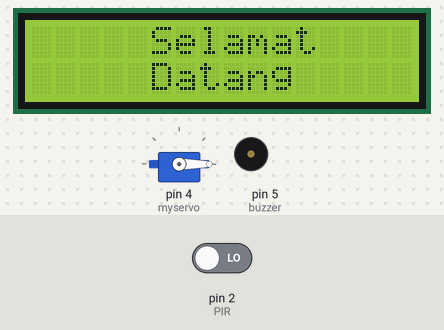
This sketch was run on a simulated Arduino Uno, built with avr-gcc and run on an emulated ATmega328P. Shown: servo, 16×2 character LCD, buzzer (waves = sounding). The inputs (shaded band) are chosen by the test bench; at power-on: pin 2 (PIR) LOW. What the sketch prints to the serial monitor is not drawn.

Above: at 4.2 s.
4.3 s: pin 2 (PIR) driven HIGH
At 8.2 s:
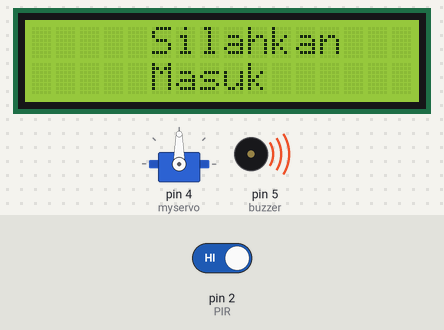
9.1 s: pin 2 (PIR) driven LOW
At 16.9 s:
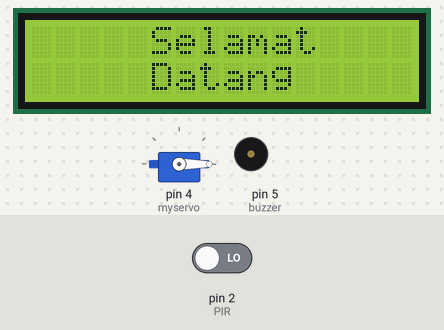
Timing chart, 0 to 18.4 s (numbered marks = the images above; inputs shaded):
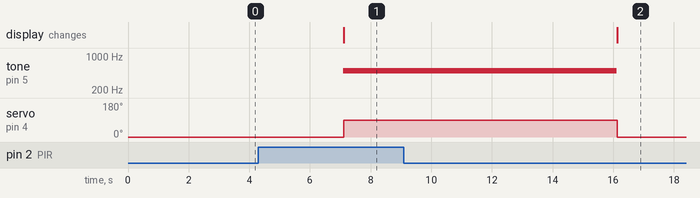

The sketch:

GateSystem-PIR.ino
```cpp
//library
#include <Wire.h>
#include <Adafruit_LiquidCrystal.h>
#include <Servo.h>

Adafruit_LiquidCrystal lcd(0);
Servo myservo;

//PIN
#define PIR 2 //PIR
#define buzzer 5// Buzzer

//var
int statusPIR = 0;

void setup()
{
  Serial.begin(9600);
  pinMode(PIR, INPUT);
  pinMode(buzzer, OUTPUT);
  myservo.attach(4);//servo
  myservo.write(0);

  // start lcd
  lcd.begin(16, 2);
  lcd.setCursor(5,0);
  lcd.print("Selamat");
  lcd.setCursor(5,1);
  lcd.print("Datang");
  delay(3000);
}

void loop()
{
  lcd.clear();
  lcd.setCursor(0,0);
  myservo.write(0);

  statusPIR = digitalRead(PIR);
  Serial.println(statusPIR);

  if (statusPIR > 0){
   tone(5, 500);
   Serial.println("Terdeteksi Pergerakan");
   myservo.write(90);
   lcd.setCursor(5,0);
   lcd.print("Silahkan");
   lcd.setCursor(5,1);
   lcd.print("Masuk");
   delay(5000);
  }
  else {
   noTone(5);
   Serial.println("Tidak ada Pergerakan");
   lcd.setCursor(5,0);
   lcd.print("Selamat");
   lcd.setCursor(5,1);
   lcd.print("Datang");
  }
  delay(4000);
  Serial.println();
}
```

Measured:
- after the input at 4.3 s, tone on pin 5 (buzzer): silent → 500 Hz after 2.8 s; servo on pin 4 (myservo): 0° → 90° after 2.8 s; the display: changes after 2.8 s (image 1)
- after the input at 9.1 s, tone on pin 5 (buzzer): 500 Hz → silent after 7.0 s; servo on pin 4 (myservo): 90° → 0° after 7.0 s; the display: changes after 7.0 s (image 2)
